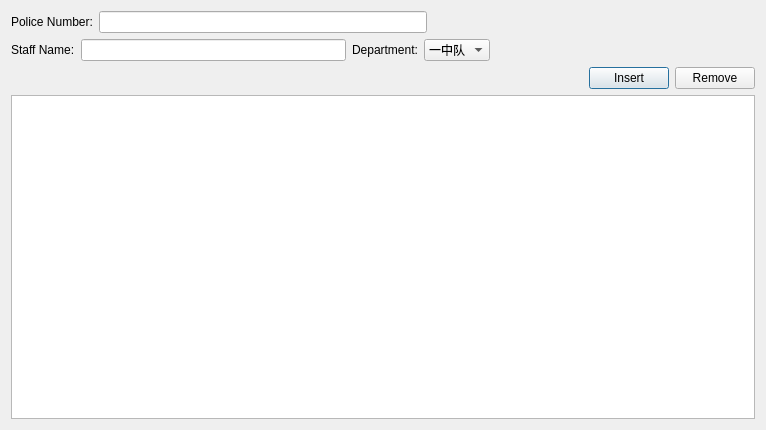
<?xml version="1.0" encoding="UTF-8"?>
<ui version="4.0">
 <class>policeStaffRegesterDialog</class>
 <widget class="QDialog" name="policeStaffRegesterDialog">
  <property name="geometry">
   <rect>
    <x>0</x>
    <y>0</y>
    <width>766</width>
    <height>430</height>
   </rect>
  </property>
  <property name="windowTitle">
   <string>Dialog</string>
  </property>
  <layout class="QVBoxLayout" name="verticalLayout">
   <item>
    <layout class="QHBoxLayout" name="horizontalLayout">
     <item>
      <widget class="QLabel" name="label">
       <property name="text">
        <string>Police Number:</string>
       </property>
      </widget>
     </item>
     <item>
      <widget class="QLineEdit" name="policeNumberInputLineEdit"/>
     </item>
     <item>
      <spacer name="horizontalSpacer_2">
       <property name="orientation">
        <enum>Qt::Horizontal</enum>
       </property>
       <property name="sizeHint" stdset="0">
        <size>
         <width>40</width>
         <height>20</height>
        </size>
       </property>
      </spacer>
     </item>
    </layout>
   </item>
   <item>
    <layout class="QHBoxLayout" name="horizontalLayout_2">
     <item>
      <widget class="QLabel" name="label_2">
       <property name="text">
        <string>Staff Name:</string>
       </property>
      </widget>
     </item>
     <item>
      <widget class="QLineEdit" name="policeStaffNameInputLineEdit"/>
     </item>
     <item>
      <widget class="QLabel" name="label_3">
       <property name="text">
        <string>Department:</string>
       </property>
      </widget>
     </item>
     <item>
      <widget class="QComboBox" name="departmentComboBox">
       <item>
        <property name="text">
         <string>一中队</string>
        </property>
       </item>
       <item>
        <property name="text">
         <string>二中队</string>
        </property>
       </item>
       <item>
        <property name="text">
         <string>三中队</string>
        </property>
       </item>
       <item>
        <property name="text">
         <string>四中队</string>
        </property>
       </item>
       <item>
        <property name="text">
         <string>五中队</string>
        </property>
       </item>
       <item>
        <property name="text">
         <string>六中队</string>
        </property>
       </item>
       <item>
        <property name="text">
         <string>队部</string>
        </property>
       </item>
      </widget>
     </item>
     <item>
      <spacer name="horizontalSpacer_4">
       <property name="orientation">
        <enum>Qt::Horizontal</enum>
       </property>
       <property name="sizeHint" stdset="0">
        <size>
         <width>40</width>
         <height>20</height>
        </size>
       </property>
      </spacer>
     </item>
    </layout>
   </item>
   <item>
    <layout class="QHBoxLayout" name="horizontalLayout_3">
     <item>
      <spacer name="horizontalSpacer">
       <property name="orientation">
        <enum>Qt::Horizontal</enum>
       </property>
       <property name="sizeHint" stdset="0">
        <size>
         <width>40</width>
         <height>20</height>
        </size>
       </property>
      </spacer>
     </item>
     <item>
      <widget class="QPushButton" name="insertPushButton">
       <property name="text">
        <string>Insert</string>
       </property>
      </widget>
     </item>
     <item>
      <widget class="QPushButton" name="removePushButton">
       <property name="text">
        <string>Remove</string>
       </property>
      </widget>
     </item>
    </layout>
   </item>
   <item>
    <widget class="QTableWidget" name="policeStaffShowTableWidget"/>
   </item>
  </layout>
 </widget>
 <resources/>
 <connections/>
</ui>
